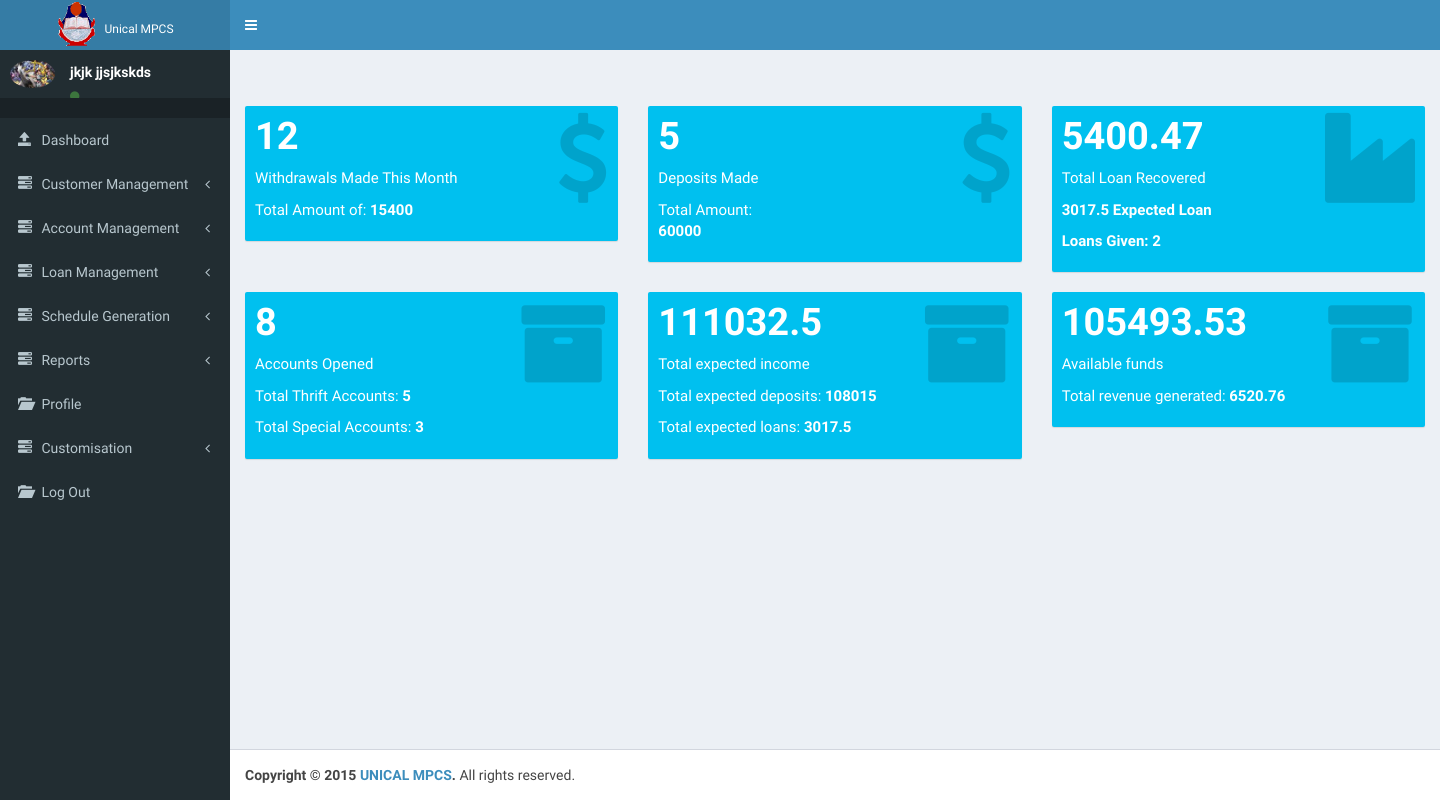
Page /admin/index.php (signed in) on the committed database.
### tables this page shows
CREATE TABLE IF NOT EXISTS `customer` (
`id` int(11) NOT NULL,
  `middle_name` varchar(30) NOT NULL,
  `dob` date NOT NULL,
  `sex` text NOT NULL,
  `img_url` varchar(196) DEFAULT NULL,
  `faculty` int(11) DEFAULT NULL,
  `dept` int(11) DEFAULT NULL,
  `address` text,
  `phone` int(196) DEFAULT NULL,
  `state` text,
  `lga` text,
  `nok_name` text,
  `n_phone` int(11) DEFAULT NULL,
  `reg_date` date NOT NULL,
  `uname` varchar(124) NOT NULL,
  `pwd` text NOT NULL,
  `priviledge` int(124) NOT NULL,
  `email` varchar(124) DEFAULT NULL,
  `title` varchar(20) DEFAULT NULL,
  `surname` varchar(50) NOT NULL,
  `firstname` varchar(50) NOT NULL,
  `employee_no` varchar(124) DEFAULT NULL
);

CREATE TABLE IF NOT EXISTS `ad_income` (
  `balance` float NOT NULL
);

### conf/db_connect.php (called while the page is built, shortened)
<?php
function query($string){
$rs = mysql_query($string) or die(mysql_error());
return $rs;
}
function db_pic($id){
  $result = query("SELECT img_url FROM customer WHERE id='$id'");
  $row = mysql_fetch_array($result);
  $img = $row['img_url'];
  return $img;
}
function name($id){
  $result = query("SELECT * FROM customer WHERE id='$id'");
  $row = mysql_fetch_array($result);
  $name = $row['surname'] ." " . $row['firstname'];
  return $name;
}
function thrift_special($type){
  $arr = [0,0,0,0];
  $result = query("SELECT * FROM deposit WHERE acct_type='$type'");
  $count = 0;
  $amount = 0;
  while($row = mysql_fetch_array($result)){
    $count += 1;
    $amount += $row['amount'];
    }
    $arr[0] = $count;
    $arr[1] = $amount;
    $amount = 0;
    $result = query("SELECT * FROM account WHERE acct_type='$type'");
    while($row = mysql_fetch_array($result)){
      $count += 1;
      $amount += $row['save_amt'];
    }
    $arr[2] = $count;
    $arr[3] = $amount;
    return $arr;
}
function loan_report(){
  $loan_count = 0;
  $total_loan_recovered = 0;
  $total_interest = 0;
  $expected_loan = 0;
  $result = query("SELECT * FROM payment");
  while($row = mysql_fetch_array($result)){
  $total_loan_recovered += $row['amount_pay'];
  }
  $result = query("SELECT * FROM loan");
  $result = query("SELECT * FROM income WHERE income_type ='1'");
  while($row = mysql_fetch_array($result)){
    $total_interest += $row['amount'];
    }
  $rs = query("SELECT * FROM icas");
  while($row = mysql_fetch_array($rs)){
      $expected_loan += $row['total'];
      ++$loan_count;
  }
  $arr = [$total_loan_recovered, $total_interest, $expected_loan, $loan_count];
  return $arr;
}
function revenue(){
  $amount = 0;
  $am = 0;
  $result = query("SELECT * FROM charge");
  while($row= mysql_fetch_array($result)){
          $am += $row['amount'];
      }
  $result = query("SELECT * FROM income");
  while($row = mysql_fetch_array($result)){
    $income_type = $row['income_type'];
    if($income_type != 3){
      $amount += $row['amount'];
    }
  }
  $result = query("SELECT * FROM ad_income");
  $row = mysql_fetch_array($result);
  $bal = $row['balance'] + $am;
  $arr = [round($bal,2), round($amount, 2)];
  return $arr;
}
?>

### conf/misc.php (called while the page is built, shortened)
<?php
function classUpdate($string){
$class = " ";
   return $class;
}
?>

### utility.php (called while the page is built, shortened)
<?php
function date_splitter(){
  $date = date('Y-m-d');
  $tmp_date = split("-", $date);
  $tmp_date = $tmp_date[0] . "-" . $tmp_date[1];
  return $tmp_date;
}
function total_withdrawn(){
  $tmp_date = date_splitter();
  $result = query("SELECT * FROM withdraw WHERE date LIKE '$tmp_date-%'");
  $total = 0;
  $count = 0;
  while($row=mysql_fetch_array($result)){
    $amount = $row['total_deduction'];
    $total += $amount;
    $count += 1;
  }
  $tm = [$count, $total];
  return $tm;
}
function total_deposit(){
$tmp_date = date_splitter();
$result = query("SELECT * FROM deposit WHERE date LIKE '$tmp_date-%'");
$total = 0;
$count = 0;
while($row=mysql_fetch_array($result)){
  $amount = $row['amount'];
  $total += $amount;
  $count += 1;
}
$tm = [$count, $total];
return $tm;
}
function no_accounts(){
$tmp_date = date_splitter();
$result = query("SELECT * FROM account WHERE d_opened LIKE '$tmp_date-%'");
$thrift_total = 0;
$special_total = 0;
$count = 0;
while($row=mysql_fetch_array($result)){
  $type = $row['acct_type'];
  if($type == 1){
    $thrift_total += 1;
  }
  else{
    $special_total += 1;
  }
  $count += 1;
}
$tm = [$count, $thrift_total, $special_total];
return $tm;
}
?>

### admin/index.php (the view, shortened to what this page needs)
<!DOCTYPE html>
<?php
include('../conf/db_connect.php');
include ('../conf/misc.php');
$id = $_SESSION['id'];
?>
<html>
  <head>
    <link rel="stylesheet" href="../bootstrap/css/bootstrap.min.css">
    <link rel="stylesheet" href="https://maxcdn.bootstrapcdn.com/font-awesome/4.4.0/css/font-awesome.min.css">
    <link rel="stylesheet" href="https://code.ionicframework.com/ionicons/2.0.1/css/ionicons.min.css">
    <link rel="stylesheet" href="../dist/css/AdminLTE.min.css">
        <link rel="stylesheet" href="../arrange.css">
    <link rel="stylesheet" href="../dist/css/skins/skin-blue.min.css">
  </head>
  <body class="hold-transition skin-blue sidebar-mini">
    <div class="wrapper">
      <header class="main-header">
        <a href="index2.html" class="logo">
          <h2 style='margin:0px;'>
          <img src="../dist/img/unical.png" height="50px">
          <span style='font-size:12px;'>Unical MPCS</span>
          </h2>
        </a>
        <nav class="navbar navbar-static-top" role="navigation">
          <a href="#" class="sidebar-toggle" data-toggle="offcanvas" role="button">
          </a>
        </nav>
      </header>
      <aside class="main-sidebar">
        <section class="sidebar">
          <div class="user-panel">
            <div class="pull-left image">
              <img src="../dist/img/<?php echo db_pic($id); ?>" class="img-circle" alt="User Image">
            </div>
            <div class="pull-left info">
              <p><?php echo name($id); ?></p>
              <a href="#"><i class="fa fa-circle text-success"></i></a>
            </div>
          </div>
          <ul class="sidebar-menu">
            <li class="header"></li>
            <li class="<?php echo classUpdate(""); ?>"><a href="index.php"><i class="glyphicon glyphicon-open"></i> <span>Dashboard</span></a></li>
            <li class="treeview">
              <a href="#"><i class="glyphicon glyphicon-tasks"></i> <span>Customer Management</span> <i class="fa fa-angle-left pull-right"></i></a>
            </li>
            <li class="treeview">
              <a href="#"><i class="glyphicon glyphicon-tasks"></i> <span>Account Management</span> <i class="fa fa-angle-left pull-right"></i></a>
            </li>
            <li class="treeview">
              <a href="#"><i class="glyphicon glyphicon-tasks"></i> <span>Loan Management</span> <i class="fa fa-angle-left pull-right"></i></a>
            </li>
            <li class="treeview">
              <a href="#"><i class="glyphicon glyphicon-tasks"></i> <span>Schedule Generation</span> <i class="fa fa-angle-left pull-right"></i></a>
            </li>
            <li class="treeview">
              <a href="#"><i class="glyphicon glyphicon-tasks"></i> <span>Reports</span> <i class="fa fa-angle-left pull-right"></i></a>
            </li>
            <li><a href="index.php?page=profile"><i class="glyphicon glyphicon-folder-open"></i> <span>Profile</span></a></li>
            <li class="treeview">
              <a href="#"><i class="glyphicon glyphicon-tasks"></i> <span>Customisation</span> <i class="fa fa-angle-left pull-right"></i></a>
        </li>
            <li><a href="../logout.php"><i class="glyphicon glyphicon-folder-open"></i> <span>Log Out</span></a></li>
                      </ul>
        </section>
      </aside>
      <div class="content-wrapper">
        <section class="content-header">
          <h1>
          </h1>
                </section>
        <section class="content">
          <?php
      $page = '';
          if (!empty($_GET['page'])) {
          $page .= $_GET['page'] . '.php';
          include($page);
          }
      else{
      include('../dashboard.php');
      }
      ?>
        </section>
      </div>
      <footer class="main-footer">
        <strong>Copyright &copy; 2015 <a href="#">UNICAL MPCS</a>.</strong> All rights reserved.
      </footer>
    </div>
  </body>
</html>

### dashboard.php
<?php
include('../utility.php');
?>
<div class="row">
  <div class="col-lg-4 col-xs-6">
    <div class="small-box bg-aqua">
      <div class="inner">
        <h3><?php echo total_withdrawn()[0]; ?></h3>
        <p>Withdrawals Made This Month</p>
        <p>Total Amount of: <strong><?php echo total_withdrawn()[1];?></strong></p>
      </div>
      <div class="icon">
        <i class="fa fa-usd"></i>
      </div>
    </div>
  </div>
  <div class="col-lg-4 col-xs-6">
    <div class="small-box bg-aqua">
      <div class="inner">
        <h3><?php echo total_deposit()[0]; ?></h3>
        <p>Deposits Made</p>
        <p>Total Amount:<br><strong><?php echo total_deposit()[1];?></strong></p>
      </div>
      <div class="icon">
        <i class="fa fa-usd"></i>
      </div>
    </div>
  </div>
    <div class="col-lg-4 col-xs-6">
      <div class="small-box bg-aqua">
        <div class="inner">
          <h3><?php echo loan_report()[0]; ?></h3>
          <p>Total Loan Recovered</p>
          <p><strong><?php echo loan_report()[2];?> Expected Loan</strong></p>
            <p><strong>Loans Given:    <?php echo loan_report()[3];?></strong></p>
        </div>
        <div class="icon">
          <i class="fa fa-industry"></i>
        </div>
          </div>
    </div>
      <div class="col-lg-4 col-xs-6">
        <div class="small-box bg-aqua">
          <div class="inner">
            <h3><?php echo no_accounts()[0]; ?></h3>
            <p>Accounts Opened</p>
            <p>Total Thrift Accounts:  <strong><?php echo no_accounts()[1];?></strong></p>
          <p>Total Special Accounts:   <strong><?php echo no_accounts()[2];?></strong></p>
          </div>
          <div class="icon">
            <i class="fa fa-archive"></i>
          </div>
        </div>
      </div>
      <div class="col-lg-4 col-xs-6">
        <div class="small-box bg-aqua">
          <div class="inner">
            <h3><?php echo thrift_special(1)[3] + thrift_special(2)[3] + loan_report()[2]; ?></h3>
            <p>Total expected income</p>
            <p>Total expected deposits:  <strong><?php echo thrift_special(1)[3] + thrift_special(2)[3];?></strong></p>
          <p>Total expected loans:   <strong><?php echo loan_report()[2];?></strong></p>
          </div>
          <div class="icon">
            <i class="fa fa-archive"></i>
          </div>
          </div>
      </div>
      <div class="col-lg-4 col-xs-6">
        <div class="small-box bg-aqua">
          <div class="inner">
            <h3><?php echo revenue()[0]; ?></h3>
            <p>Available funds</p>
            <p>Total revenue generated:  <strong><?php echo revenue()[1];?></strong></p>
          </div>
          <div class="icon">
            <i class="fa fa-archive"></i>
          </div>
        </div>
      </div>
  </div>

### rows in the picture
customer: img_url (picture), name($id) "jkjk jjsjkskds"
ad_income: balance "105493.53", balance "6520.76"

### other values in the picture
total_withdrawn()[0] "12"
total_withdrawn()[1] "15400"
total_deposit()[0] "5"
total_deposit()[1] "60000"
loan_report()[0] "5400.47"
loan_report()[2] "3017.5"
loan_report()[3] "2"
no_accounts()[0] "8"
no_accounts()[1] "5"
no_accounts()[2] "3"
thrift_special(1)[3] + thrift_special(2)[3] + loan_report()[2] "111032.5"
thrift_special(1)[3] + thrift_special(2)[3] "108015"
